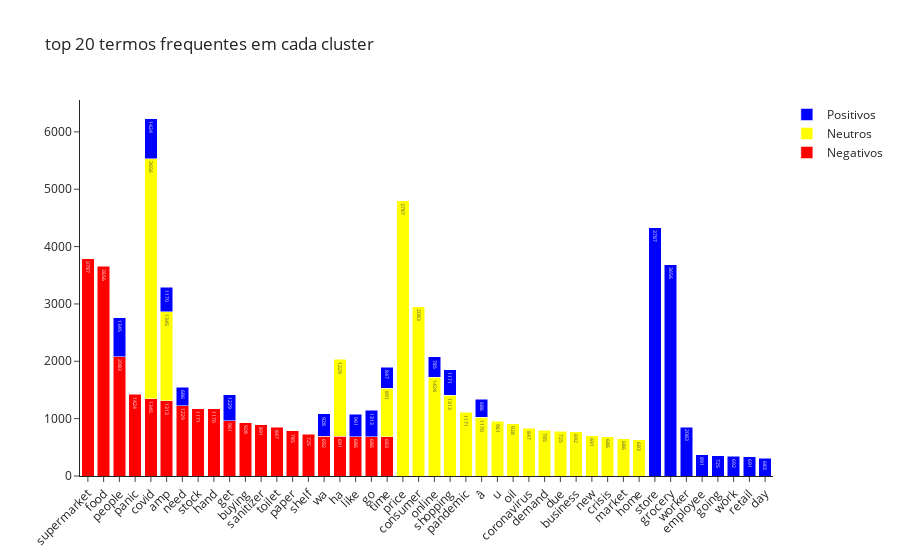

Notebook source saved alongside this figure:
### Code cell
import plotly.graph_objects as go
fig = go.Figure(data=[
    go.Bar(name='Negativos', x=df1['Term'][:20].values, y=df1['Frequency'][:20].values,text=df1['Frequency'][:20].values,marker_color='red'),
    go.Bar(name='Neutros', x=df2['Term'][:20].values, y=df2['Frequency'][:20].values,text=df1['Frequency'][:20].values,marker_color='yellow'),
    go.Bar(name='Positivos', x=df3['Term'][:20].values, y=df3['Frequency'][:20].values,text=df1['Frequency'][:20].values,marker_color='blue')
])
fig.update_layout(barmode='stack', xaxis_tickangle=-45,title='top 20 termos frequentes em cada cluster', template='simple_white')

fig.show()

### Figure 1 — Plotly figure (JSON) as saved in the notebook; plotly's stock layout.template omitted (floating-point values rounded to 4 significant figures)
{"data": [{"marker": {"color": "red"}, "name": "Negativos", "text": [3787, 3656, 2083, 1424, 1345, 1313, 1229, 1171, 1170, 961, 928, 891, 847, 785, 725, 692, 691, 686, 686, 683], "type": "bar", "x": ["supermarket", "food", "people", "panic", "covid", "amp", "need", "stock", "hand", "get", "buying", "sanitizer", "toilet", "paper", "shelf", "wa", "ha", "like", "go", "time"], "y": [3787, 3656, 2083, 1424, 1345, 1313, 1229, 1171, 1170, 961, 928, 891, 847, 785, 725, 692, 691, 686, 686, 683]}, {"marker": {"color": "yellow"}, "name": "Neutros", "text": [3787, 3656, 2083, 1424, 1345, 1313, 1229, 1171, 1170, 961, 928, 891, 847, 785, 725, 692, 691, 686, 686, 683], "type": "bar", "x": ["price", "covid", "consumer", "online", "amp", "shopping", "ha", "pandemic", "â", "u", "oil", "time", "coronavirus", "demand", "due", "business", "new", "crisis", "market", "home"], "y": [4800, 4184, 2949, 1722, 1552, 1407, 1343, 1112, 1022, 956, 915, 846, 829, 795, 783, 775, 700, 684, 650, 629]}, {"marker": {"color": "blue"}, "name": "Positivos", "text": [3787, 3656, 2083, 1424, 1345, 1313, 1229, 1171, 1170, 961, 928, 891, 847, 785, 725, 692, 691, 686, 686, 683], "type": "bar", "x": ["store", "grocery", "worker", "covid", "people", "go", "get", "shopping", "amp", "like", "wa", "employee", "time", "online", "going", "work", "retail", "â", "need", "day"], "y": [4332, 3685, 854, 699, 674, 459, 456, 448, 424, 392, 390, 373, 370, 353, 349, 343, 335, 318, 315, 309]}], "layout": {"barmode": "stack", "title": {"text": "top 20 termos frequentes em cada cluster"}, "xaxis": {"tickangle": -45}}}
